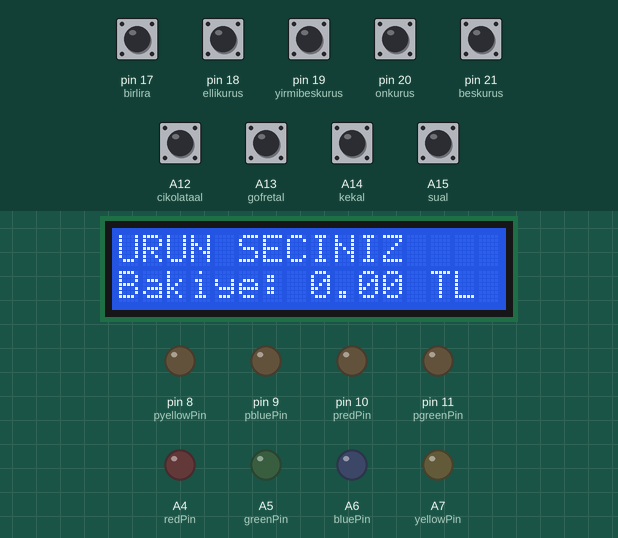
Recording of a sketch running on a simulated Arduino Mega 2560, built with avr-gcc and run on an emulated ATmega2560. On the bench: 16×2 character LCD, output pins drawn as LEDs (lit = HIGH). The inputs (shaded band) are chosen by the test bench; at power-on: A12 (cikolataal), A13 (gofretal), A14 (kekal), A15 (sual), pin 17 (birlira), pin 18 (ellikurus), pin 19 (yirmibeskurus), pin 20 (onkurus), pin 21 (beskurus) HIGH.

Above: at 1.2 s.
1.3 s: A12 (cikolataal) pulled LOW for 0.15 s
At 1.7 s:
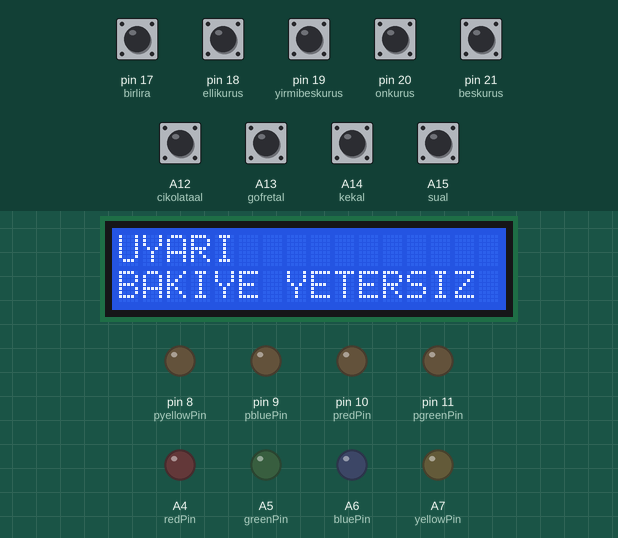
3.3 s: pin 17 (birlira) pulled LOW for 1 s
At 5.0 s:
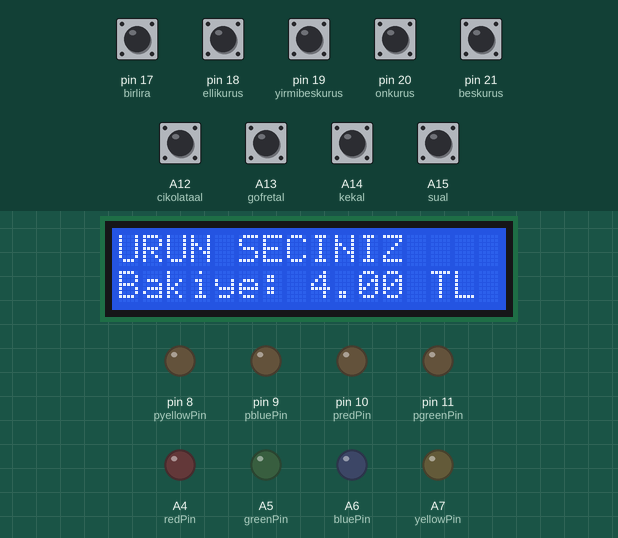
5.8 s: A14 (kekal) pulled LOW for 0.15 s
At 7.2 s:
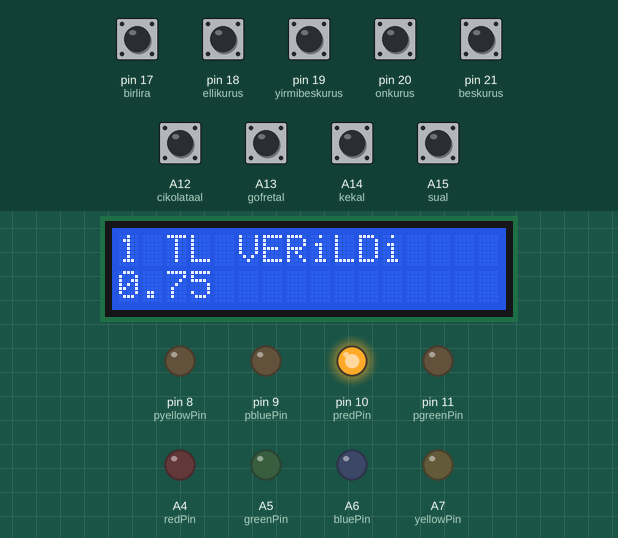
11.9 s: pin 18 (ellikurus) pulled LOW for 1 s
At 13.5 s:
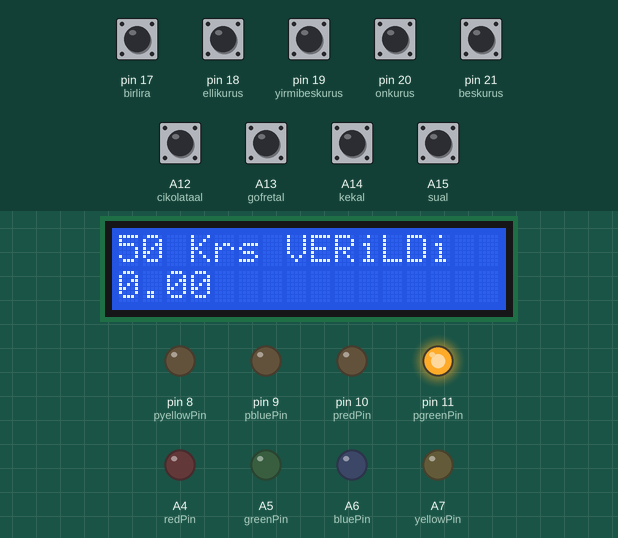
15.2 s: pin 20 (onkurus) pulled LOW for 1 s
At 16.8 s:
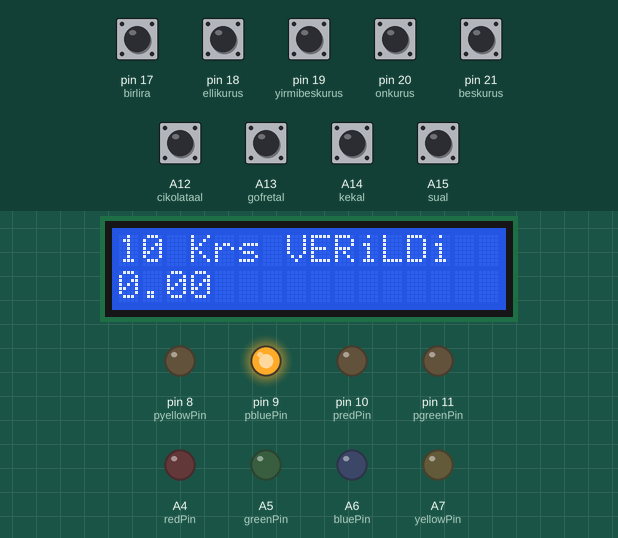
18.5 s: pin 21 (beskurus) pulled LOW for 1 s
At 20.0 s:
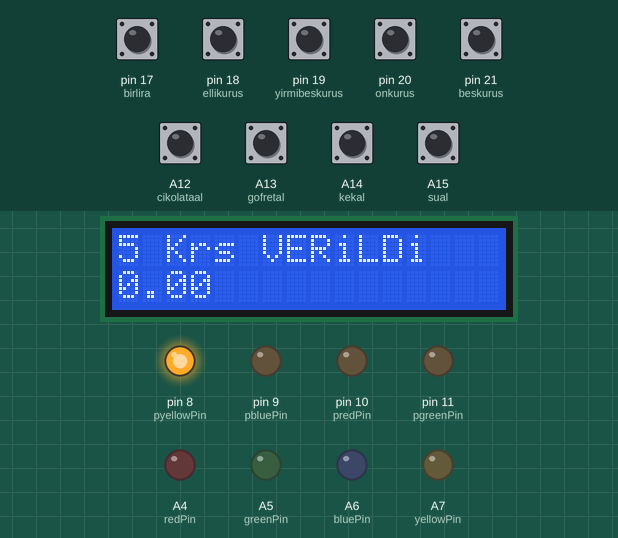
Timing chart, 0 to 24.8 s (numbered marks = the images above; inputs shaded):
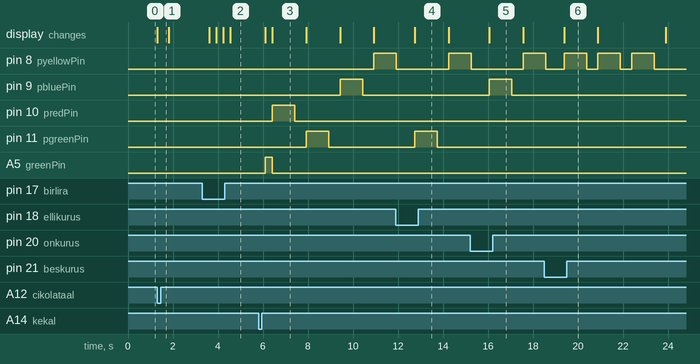

Measured:
- after the input at 1.3 s, the display: changes at once (image 1)
- after the input at 3.3 s, the display: first changes after 0.31 s (image 2 shows a later state)
- after the input at 5.8 s, pin 8 (pyellowPin): LOW → HIGH after 5.1 s; pin 9 (pbluePin): LOW → HIGH after 3.6 s, → LOW 1.0 s later
- after the input at 11.9 s, pin 11 (pgreenPin): LOW → HIGH after 0.84 s, → LOW 1.0 s later; the display: changes after 0.84 s (image 4)
- after the input at 15.2 s, pin 9 (pbluePin): LOW → HIGH after 0.86 s, → LOW 1.0 s later; the display: changes after 0.86 s (image 5)
- after the input at 18.5 s, the display: changes after 0.88 s (image 6)
- what the display in image 3 shows lasts 1.5 s, from 6.4 s to 7.9 s

The sketch:

BST308.ino
```cpp
/*  Numara Ad Soyad
  Kesan Yusuf Capraz Uygulamali Bilimler Yuksekokulu
  Bilgisayar Teknolojileri ve Bilisim Sistemleri Bolumu
  BST308 Mikroislemciler Dersi
  2019-2020 Egitim Ogretim Yili Bahar Yariyili Final Odevi Projesi
  (Otomatik Satis makinesi - Vending Machine)
  Credit : Murat Çiçek 2020 june
*/

#include <LiquidCrystal.h>
#define birlira 17
#define ellikurus 18
#define yirmibeskurus 19
#define onkurus 20
#define beskurus 21
#define sual A15
#define kekal A14
#define gofretal A13
#define cikolataal A12
#define redPin A4
#define greenPin A5
#define bluePin A6
#define yellowPin A7
#define pyellowPin 8
#define pbluePin 9
#define predPin 10
#define pgreenPin 11
LiquidCrystal lcd(34, 35, 36, 38, 39, 40, 41, 42, 43, 44, 45);

// Satilan urunlerin fiyatlari (calisma boyunca sabit)
const float fiyat_su = 1.50f;
const float fiyat_kek = 2.25f;
const float fiyat_gofret = 3.75f;
const float fiyat_cikolata = 4.15f;

// Urun stok miktarlari bu degiskenlerde tutulacak
int stok_su;
int stok_kek;
int stok_gofret;
int stok_cikolata;

// Cihaz kasasında hangi para urunden kacar adet oldugu tutulacak
int kasa_5kr;
int kasa_10kr;
int kasa_25kr;
int kasa_50kr;
int kasa_1tl;

// Aktif bakiye miktari bu degiskende tutulacak
float bakiye;
void paraUstu() {

  if(bakiye<=0){
      bakiye=0;
      islemler();
  }
  while (bakiye > 0.00f) {
    if (bakiye >= 1.00f) {
      bakiye -= 1.0f;

      lcd.clear();
      lcd.setCursor(0, 0);
      lcd.print("1 TL VERiLDi");
      lcd.setCursor(0, 1);
      lcd.print(bakiye, 2);
      // 1 saniye boyunca ürün ledi yanacak
      digitalWrite(predPin, HIGH);
      delay(1000);
      digitalWrite(predPin, LOW);
      kasa_1tl--; // kasadan para eksiltiyoruz
      delay(500);
      paraUstu();
    } else if (bakiye >= 0.50f) {
      bakiye -= 0.50f;

      lcd.clear();
      lcd.setCursor(0, 0);
      lcd.print("50 Krs VERiLDi");
      lcd.setCursor(0, 1);
      lcd.print(bakiye, 2);
      // 1 saniye boyunca ürün ledi yanacak
      digitalWrite(pgreenPin, HIGH);
      delay(1000);
      digitalWrite(pgreenPin, LOW);
      delay(500);
      kasa_50kr--; // kasadan para eksiltiyoruz
      paraUstu();
    }else if (bakiye >= 0.25f) {
      bakiye -= 0.25f;

      lcd.clear();
      lcd.setCursor(0, 0);
      lcd.print("25 Krs VERiLDi");
      lcd.setCursor(0, 1);
      lcd.print(bakiye, 2);
      // 1 saniye boyunca ürün ledi yanacak
      digitalWrite(pbluePin, HIGH);
      delay(1000);
      digitalWrite(pbluePin, LOW);
      delay(500);
      kasa_25kr--;  // kasadan para eksiltiyoruz
      paraUstu();
    }else if (bakiye >= 0.10f) {
      bakiye -= 0.10f;

      lcd.clear();
      lcd.setCursor(0, 0);
      lcd.print("10 Krs VERiLDi");
      lcd.setCursor(0, 1);
      lcd.print(bakiye, 2);
      // 1 saniye boyunca ürün ledi yanacak
      digitalWrite(pbluePin, HIGH);
      delay(1000);
      digitalWrite(pbluePin, LOW);
      delay(500);
      kasa_10kr--;  // kasadan para eksiltiyoruz
      paraUstu();
    }else if (bakiye >= 0.050f); {
      bakiye -= 0.05f;

      lcd.clear();
      lcd.setCursor(0, 0);
      lcd.print("5 Krs VERiLDi");
      lcd.setCursor(0, 1);
      lcd.print(bakiye, 2);
      // 1 saniye boyunca ürün ledi yanacak
      digitalWrite(pyellowPin, HIGH);
      delay(1000);
      digitalWrite(pyellowPin, LOW);
      delay(500);
      kasa_5kr--;  // kasadan para eksiltiyoruz
      paraUstu();}
    }
}
void islemler() {
  if (digitalRead(birlira) == LOW) //1 lira
  {
    bakiye += 1.00f;
    delay(300);
    lcd.clear();
    lcd.setCursor(0, 0);
    lcd.print("URUN SECINIZ    ");
    lcd.setCursor(0, 1);
    lcd.print("Bakiye: ");
    lcd.print(bakiye, 2);
    lcd.print(" TL  ");
  } else if (digitalRead(ellikurus) == LOW) //50 kuruş
  {
    bakiye += 0.50f;
    delay(300);
    lcd.clear();
    lcd.setCursor(0, 0);
    lcd.print("URUN SECINIZ    ");
    lcd.setCursor(0, 1);
    lcd.print("Bakiye: ");
    lcd.print(bakiye, 2);
    lcd.print(" TL  ");
  } else if (digitalRead(yirmibeskurus) == LOW) //20 kuruş
  {
    bakiye += 0.25f;
    delay(300);
    lcd.clear();
    lcd.setCursor(0, 0);
    lcd.print("URUN SECINIZ    ");
    lcd.setCursor(0, 1);
    lcd.print("Bakiye: ");
    lcd.print(bakiye, 2);
    lcd.print(" TL  ");
  } else if (digitalRead(onkurus) == LOW) //10 kuruş
  {
    bakiye += 0.10f;
    delay(300);
    lcd.clear();
    lcd.setCursor(0, 0);
    lcd.print("URUN SECINIZ    ");
    lcd.setCursor(0, 1);
    lcd.print("Bakiye: ");
    lcd.print(bakiye, 2);
    lcd.print(" TL  ");
  } else if (digitalRead(beskurus) == LOW) //5 kuruş
  {
    bakiye += 0.05f;
    delay(300);
    lcd.clear();
    lcd.setCursor(0, 0);
    lcd.print("URUN SECINIZ    ");
    lcd.setCursor(0, 1);
    lcd.print("Bakiye: ");
    lcd.print(bakiye, 2);
    lcd.print(" TL  ");
  }
  if (digitalRead(sual) == LOW) // su alımı
  {
    if (bakiye >= 1.50f) {
      bakiye -= 1.50f;
      delay(300);
      lcd.clear();
      lcd.setCursor(0, 0);
      lcd.print("URUN SECINIZ    ");
      lcd.setCursor(0, 1);
      lcd.print("Bakiye: ");
      lcd.print(bakiye, 2);
      lcd.print(" TL  ");
      digitalWrite(redPin, HIGH);
      delay(300);
      digitalWrite(redPin, LOW);
      paraUstu();
    } else {
      lcd.clear();
      lcd.setCursor(0, 0);
      lcd.print("UYARI    ");
      lcd.setCursor(0, 1);
      lcd.print("BAKIYE YETERSIZ ");
      delay(500);
    }
  }

  if (digitalRead(kekal) == LOW) // kek alımı
  {
    if (bakiye >= 2.25f) {
      bakiye -= 2.25f;
      delay(300);
      lcd.clear();
      lcd.setCursor(0, 0);
      lcd.print("URUN SECINIZ    ");
      lcd.setCursor(0, 1);
      lcd.print("Bakiye: ");
      lcd.print(bakiye, 2);
      lcd.print(" TL  ");
      digitalWrite(greenPin, HIGH);
      delay(300);
      digitalWrite(greenPin, LOW);
      paraUstu();
    } else {
      lcd.clear();
      lcd.setCursor(0, 0);
      lcd.print("UYARI    ");
      lcd.setCursor(0, 1);
      lcd.print("BAKIYE YETERSIZ ");
      delay(500);
    }

  }
  if (digitalRead(gofretal) == LOW) // gofret alımı
  {
    if (bakiye >= 3.75f) {
      bakiye -= 3.75f;
      delay(300);
      lcd.clear();
      lcd.setCursor(0, 0);
      lcd.print("URUN SECINIZ    ");
      lcd.setCursor(0, 1);
      lcd.print("Bakiye: ");
      lcd.print(bakiye, 2);
      lcd.print(" TL  ");
      digitalWrite(bluePin, HIGH);
      delay(300);
      digitalWrite(bluePin, LOW);
      paraUstu();
    } else {
      lcd.clear();
      lcd.setCursor(0, 0);
      lcd.print("UYARI    ");
      lcd.setCursor(0, 1);
      lcd.print("BAKIYE YETERSIZ ");
      delay(500);

    }
  }
  if (digitalRead(cikolataal) == LOW) //çikolata alımı
  {
    if (bakiye >= 4.15f) {
      bakiye -= 4.15f;
      delay(300);
      lcd.clear();
      lcd.setCursor(0, 0);
      lcd.print("URUN SECINIZ    ");
      lcd.setCursor(0, 1);
      lcd.print("Bakiye: ");
      lcd.print(bakiye, 2);
      lcd.print(" TL  ");
      digitalWrite(yellowPin, HIGH);
      delay(300);
      digitalWrite(yellowPin, LOW);
    } else {
      lcd.clear();
      lcd.setCursor(0, 0);
      lcd.print("UYARI    ");
      lcd.setCursor(0, 1);
      lcd.print("BAKIYE YETERSIZ ");
      delay(500);

    }

  } else {}
}
void setup() {

  lcd.begin(16, 2);

  // Baslangictaki urun stoklari
  // test icin degistirebilirsiniz
  stok_su = 13;
  stok_kek = 7;
  stok_gofret = 11;
  stok_cikolata = 9;

  // Baslangicta kasada bulunan paralar
  // test icin degistirebilirsiniz
  kasa_5kr = 20;
  kasa_10kr = 15;
  kasa_25kr = 10;
  kasa_50kr = 10;
  kasa_1tl = 10;

  // Bakiye baslangicta sifir
  bakiye = 0.0;
  pinMode(17, INPUT_PULLUP);
  pinMode(18, INPUT_PULLUP);
  pinMode(19, INPUT_PULLUP);
  pinMode(20, INPUT_PULLUP);
  pinMode(21, INPUT_PULLUP);
  pinMode(A15, INPUT_PULLUP);
  pinMode(A14, INPUT_PULLUP);
  pinMode(A13, INPUT_PULLUP);
  pinMode(A12, INPUT_PULLUP);
  pinMode(redPin, OUTPUT); //su satın alındığında kırmızı ısık yanar
  pinMode(greenPin, OUTPUT); //kek satın alındığında kırmızı ısık yanar
  pinMode(bluePin, OUTPUT); //gofret satın alındığında kırmızı ısık yanar
  pinMode(yellowPin, OUTPUT); //çikolata satın alındığında kırmızı ısık yanar
  pinMode(pyellowPin, OUTPUT); // para üstü 1 lira verince yanar
  pinMode(pbluePin, OUTPUT); // para üstü 50 kuruş verince yanar
  pinMode(predPin, OUTPUT); // para üstü 25 kurus verince yanar
  pinMode(pgreenPin, OUTPUT); // para üstü 10 kuruş verince yanar
}

void loop() {

  // mevcut durumla ilgili bilgi yaz
  lcd.setCursor(0, 0);
  lcd.print("URUN SECINIZ    ");

  // atilan para tutarini (bakiyeyi) goster
  lcd.setCursor(0, 1);
  lcd.print("Bakiye: ");
  lcd.print(bakiye, 2);
  lcd.print(" TL  ");


    islemler();

}
```
